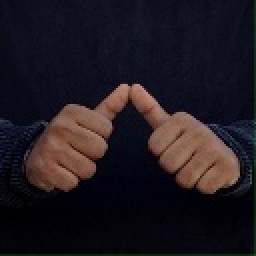
#> input picture data/raw/isl_images/A/1.jpg, 128 x 128 px (shown 2 times larger); its folder holds only this picture in this run
$ python image_utils.py
#> lines starting #> are read from the running program, lines starting #| are printed output that depends on the picture
"""
Module: image_utils.py
Description: Image loading, caching, and optimization for ISL display
Author: Hackathon Team
Date: 2026
"""
import os
import logging
import shutil
from typing import Dict, Optional, List, Tuple
from PIL import Image
from pathlib import Path

# Setup logging
logger = logging.getLogger(__name__)


class ISLImageCache:
    """
    Manages loading and caching of ISL sign images.

    Pre-loads all images at startup for instant access during translation.
    """

    def __init__(self, image_dir: str, display_size: Tuple[int, int] = (150, 150)):
        """
        Initialize the image cache.

        Args:
            image_dir: Directory containing ISL images (organized by sign folders)
            display_size: Size to resize images for display
        """
        self.image_dir = image_dir
        self.display_size = display_size
        self._cache: Dict[str, Image.Image] = {}
        self._placeholder: Optional[Image.Image] = None

        logger.info(f"Initializing image cache from: {image_dir}")

    def load_all_images(self, sign_mapping: Dict[str, str]) -> int:
        """
        Pre-load all ISL images into memory.

        Args:
            sign_mapping: Dictionary mapping characters to folder names
                         e.g., {'a': 'A', 'b': 'B', ...}

        Returns:
            Number of successfully loaded images
        """
        loaded_count = 0

        for char, folder_name in sign_mapping.items():
            folder_path = os.path.join(self.image_dir, folder_name)

            if not os.path.exists(folder_path):
                logger.warning(f"Folder not found for '{char}': {folder_path}")
                continue

            # Get the first image in the folder as representative
            image = self._load_representative_image(folder_path)

            if image:
                self._cache[char] = image
                loaded_count += 1
                logger.debug(f"Loaded image for '{char}'")
            else:
                logger.warning(f"Could not load image for '{char}'")

        logger.info(f"Loaded {loaded_count} images into cache")
        return loaded_count

    def _load_representative_image(self, folder_path: str) -> Optional[Image.Image]:
        """
        Load a representative image from a folder.

        Selects a middle image (not first/last) for better representation.

        Args:
            folder_path: Path to the sign folder

        Returns:
            PIL Image or None
        """
        try:
            # Get all image files
            image_files = sorted([
                f for f in os.listdir(folder_path)
                if f.lower().endswith(('.jpg', '.jpeg', '.png', '.bmp'))
            ])

            if not image_files:
                return None

            # Select middle image for better representation
            middle_idx = len(image_files) // 2
            image_path = os.path.join(folder_path, image_files[middle_idx])

            return self._load_and_resize(image_path)

        except Exception as e:
            logger.error(f"Error loading from {folder_path}: {e}")
            return None

    def _load_and_resize(self, image_path: str) -> Optional[Image.Image]:
        """
        Load an image and resize for display.

        Args:
            image_path: Path to the image file

        Returns:
            Resized PIL Image or None
        """
#> called with image_path = 'data/raw/isl_images/A/1.jpg'
        try:
            image = Image.open(image_path)
#> image is the input picture: PIL image 128x128 RGB; mean R, G, B 30.8, 24.9, 31.5

            # Convert to RGB if needed (handles RGBA, grayscale, etc.)
            if image.mode != 'RGB':
                image = image.convert('RGB')

            # Resize while maintaining aspect ratio
            image.thumbnail(self.display_size, Image.Resampling.LANCZOS)

            # Create a new image with exact display size (centered)
            result = Image.new('RGB', self.display_size, (255, 255, 255))
#> result: PIL image 150x150 RGB; every value is 255
            paste_x = (self.display_size[0] - image.width) // 2
#> paste_x = 11
            paste_y = (self.display_size[1] - image.height) // 2
#> paste_y = 11
            result.paste(image, (paste_x, paste_y))
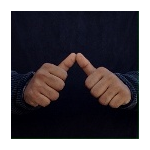
#> result: PIL image 150x150 RGB; mean R, G, B 91.8, 87.5, 92.3

            return result

        except Exception as e:
            logger.error(f"Error loading image {image_path}: {e}")
            return None

    def get_image(self, char: str) -> Optional[Image.Image]:
        """
        Get the cached image for a character.

        Args:
            char: Character to get image for

        Returns:
            PIL Image or None if not found
        """
        return self._cache.get(char.lower())

    # [40 lines left out: functions get_placeholder, get_images_for_sequence, loaded_count, not called in this run]

    @property
    def available_signs(self) -> List[str]:
        """List of signs available in cache."""
        return list(self._cache.keys())


# [161 lines left out: functions prepare_display_images, load_single_image, get_random_image_from_folder, create_image_grid, not called in this run]


if __name__ == "__main__":
    # Quick test
    import sys
    sys.path.insert(0, os.path.dirname(os.path.dirname(os.path.dirname(__file__))))

    try:
        import config

        cache = ISLImageCache(config.RAW_DATA_DIR, config.DISPLAY_SIZE)
        count = cache.load_all_images(config.SUPPORTED_SIGNS)

        print(f"Loaded {count} images")
        print(f"Available signs: {cache.available_signs}")

        # Test getting an image
        test_char = 'a'
#> test_char = 'a'
        img = cache.get_image(test_char)
        if img:
            print(f"Successfully loaded image for '{test_char}': {img.size}")
#| Successfully loaded image for 'a': (150, 150)

    except Exception as e:
        print(f"Test error: {e}")
